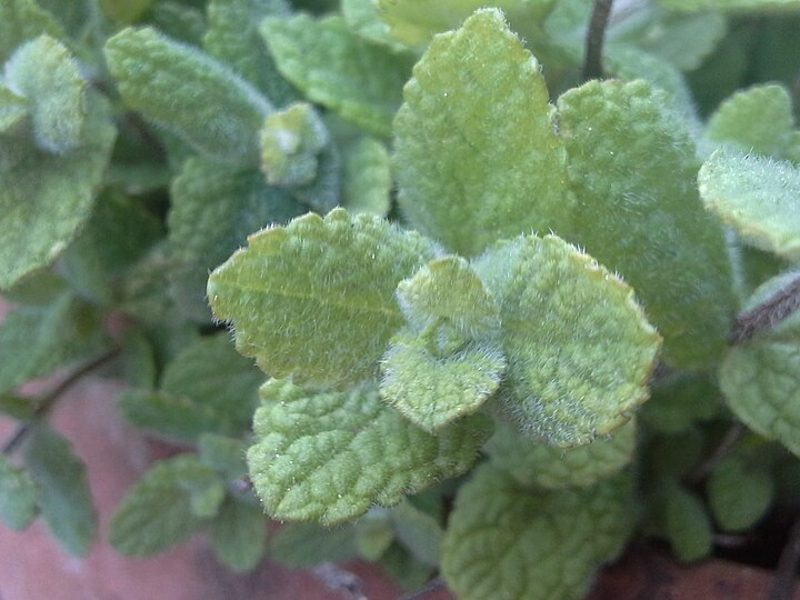
#> input picture images/apple_mint.jpg, 800 x 600 px
$ python -i webphotos.py   (imports and definitions only)
#> lines starting #> are read from the running program, lines starting #| are printed output that depends on the picture
"""Product photos picked from web image search (NOT licence-cleared: prototype use only).
Reads the chosen candidates, tiles them to 4:3, writes images/<product-slug>.jpg and images/sources_web.json
(so every web photo can be traced and replaced before launch).  Usage: python3 -I tools/webphotos.py <candidate dir> <collect dir>"""
import io, json, os, sys, urllib.request
import numpy as np, cv2
from PIL import Image
ROOT = os.path.dirname(os.path.dirname(os.path.abspath(__file__)))
CAND, COLLECT = sys.argv[1], sys.argv[2]
# product name (as in data/catalogue.js) -> (candidate set, index)
PICK = {
 'Onion Jam 200g': ('onion_generic', 0), 'Biscuits (Cheddar Crackers) 200g': ('cheddar_crackers', 0),
 'Milk (Friesian)': ('milk_glass', 1), 'Milk (Half Cream)': ('milk_plain', 3), 'Milk (Jersey)': ('milk_plain', 2), 'Milk (Skim)': ('milk_plain', 7),
 'Cream': ('cream_jug', 1), 'Cream (0.5 lts)': ('cream_jug', 2),

 'Mountain Oil (1 Litre) Herbal': ('oil', 3), 'Mountain Oil (1 Litre) Pure': ('oil', 3),
 'Tree Tomato Juice': ('tt_juice', 1), 'Water (1 litre) Still': ('water1l', 1), 'Water (500 mls)': ('water500', 7),
 'Oregano': ('oregano', 0), 'Oregano (Live)': ('oregano', 0), 'Rocket': ('rocket', 6), 'Rocket (Live)': ('rocket', 6),
 'Duck (Whole) 2.3 - 2.8kg': ('duck', 1), 'Spinach Italian': ('spinach_leaves', 1),
}
EXTRA = {'Pizella 200g': 'https://greenspoon.co.ke/wp-content/uploads/2022/02/Greenspoon-Pizella-Cheese-Browns-jpg-1024x682.jpg'}
def tile(img, W=800, H=600, pad=.06):
#> called with W = 800, H = 600, pad = 0.06
    h, w = img.shape[:2]
#> h = 600; w = 800
    edge = np.concatenate([img[0], img[-1], img[:, 0], img[:, -1]]); bg = np.median(edge, axis=0).astype(np.uint8)
#> after `edge = np.concatenate([img[0], img[-1], img[:, 0], img[:, -1]])`: edge = 2800 rows, first 8: [106, 144, 93], [109, 147, 96], [109, 142, 95], [101, 134, 87], [99, 131, 84], [102, 134, 87], [104, 133, 89], [100, 129, 85]
#> after `bg = np.median(edge, axis=0).astype(np.uint8)`: bg = [109, 127, 107]
    s = min(W * (1 - 2 * pad) / w, H * (1 - 2 * pad) / h)
#> s = 0.88
    r = cv2.resize(img, (int(w * s), int(h * s)), interpolation=cv2.INTER_AREA if s < 1 else cv2.INTER_CUBIC)
    if np.std(edge.astype(float), axis=0).mean() > 18:           # busy edges: soft blurred backdrop instead of a flat colour
        k = max(W / w, H / h); cover = cv2.resize(img, (int(w * k) + 1, int(h * k) + 1)); oy, ox = (cover.shape[0] - H) // 2, (cover.shape[1] - W) // 2
#> after `k = max(W / w, H / h)`: k = 1
#> after `oy, ox = ((cover.shape[0] - H) // 2, (cover.shape[1] - W) // 2)`: oy = 0; ox = 0
        out = cv2.GaussianBlur(cover[oy:oy + H, ox:ox + W], (0, 0), 28)
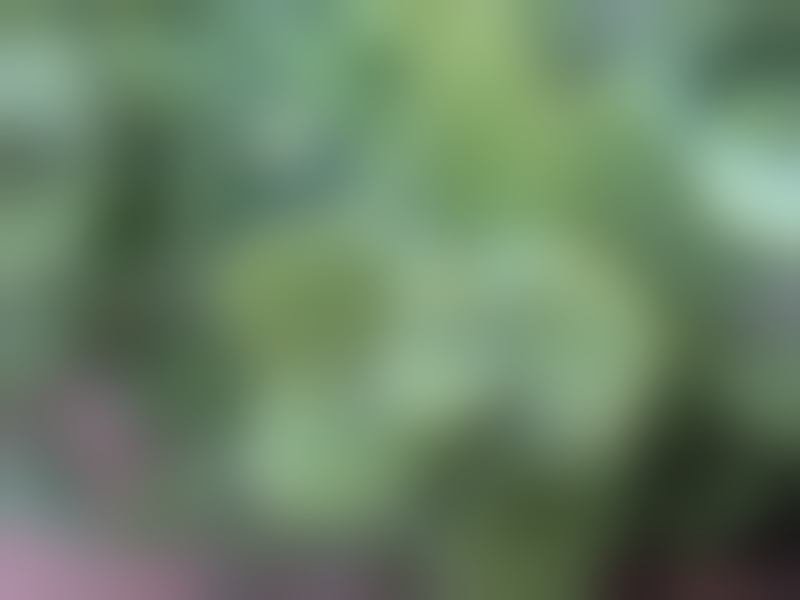
#> out: shape (600, 800, 3); mean R, G, B 105.9, 128.9, 102.2
    else:
        out = np.full((H, W, 3), bg, np.uint8)
    y, x = (H - r.shape[0]) // 2, (W - r.shape[1]) // 2
#> y = 36; x = 48
    out[y:y + r.shape[0], x:x + r.shape[1]] = r; return out
#> after `out[y:y + r.shape[0], x:x + r.shape[1]] = r`:
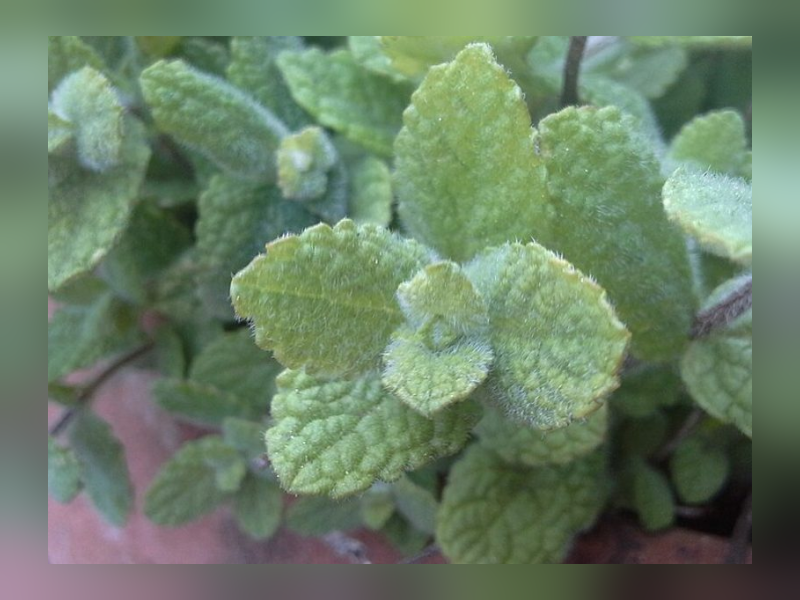
#> out: shape (600, 800, 3); mean R, G, B 105.9, 127.3, 102.9
# [1 line that did not run here, left out]
# [1 line that did not run here, left out]
# [1 line not run here, left out]
def save(name, im, origin):
    arr = cv2.cvtColor(np.array(im.convert('RGB')), cv2.COLOR_RGB2BGR)
    cv2.imwrite(f"{ROOT}/images/{slug[name]}.jpg", tile(arr), [cv2.IMWRITE_JPEG_QUALITY, 88]); sources[slug[name]] = origin; print('ok', slug[name])
# [8 lines not run here, left out]

>>> import cv2
>>> picture = cv2.cvtColor(cv2.imread('../images/apple_mint.jpg'), cv2.COLOR_BGR2RGB)
>>> result = tile(picture)

$ run again, on images/bocconcini.jpg
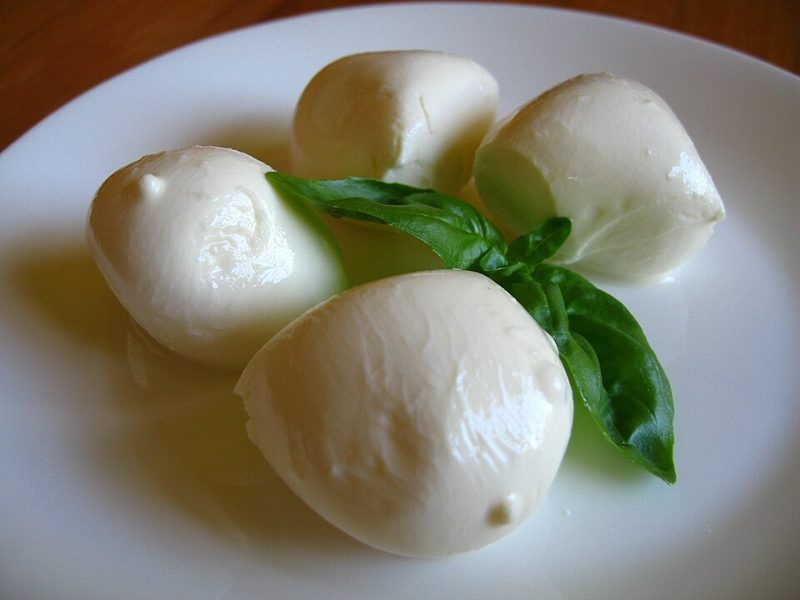
#> input picture images/bocconcini.jpg, 800 x 600 px
#> edge = 2800 rows, first 8: [60, 25, 0], [61, 26, 0], [64, 27, 0], [66, 29, 2], [67, 30, 3], [68, 31, 4], [68, 31, 4], [68, 31, 4]
#> bg = [114, 109, 102]
#> in tile, `out = cv2.GaussianBlur(cover[oy:oy + H, ox:ox + W], (0, 0), 28)`:
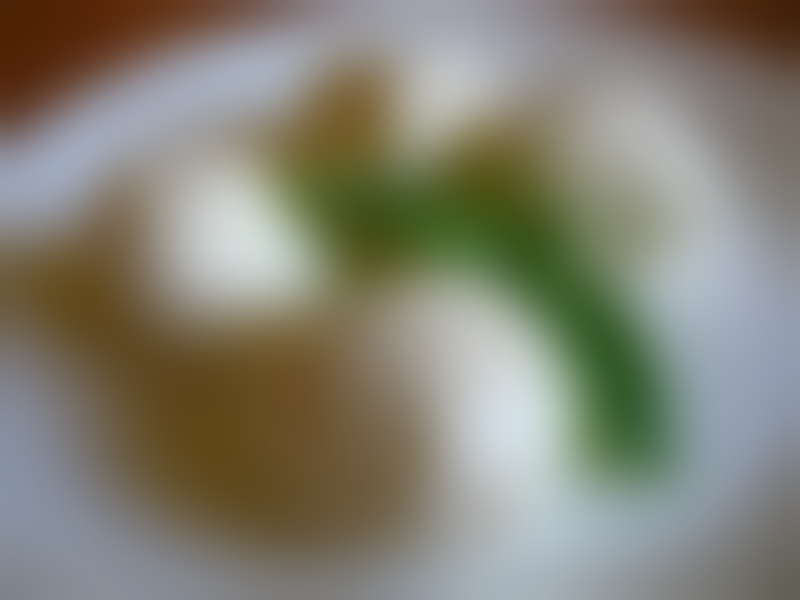
#> out: shape (600, 800, 3); mean R, G, B 131.8, 130, 116.3
#> in tile, `out[y:y + r.shape[0], x:x + r.shape[1]] = r`:
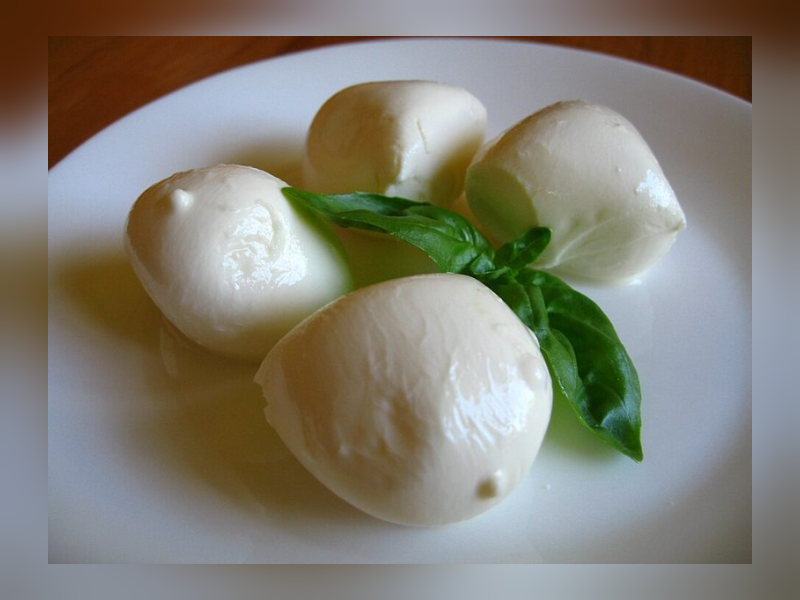
#> out: shape (600, 800, 3); mean R, G, B 130.6, 127.7, 116.8
